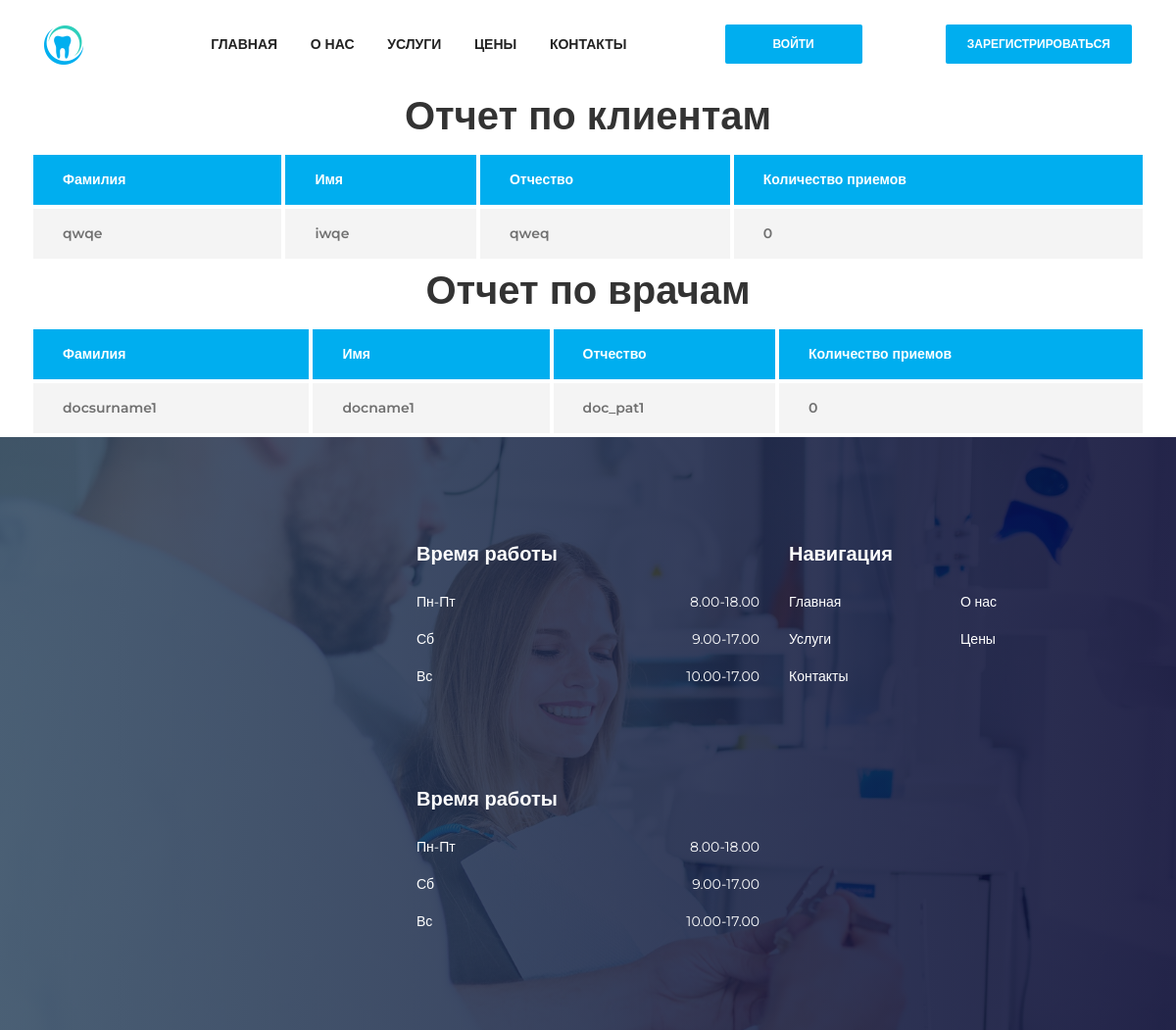
Before: /total_reports/3/ with the older database file.
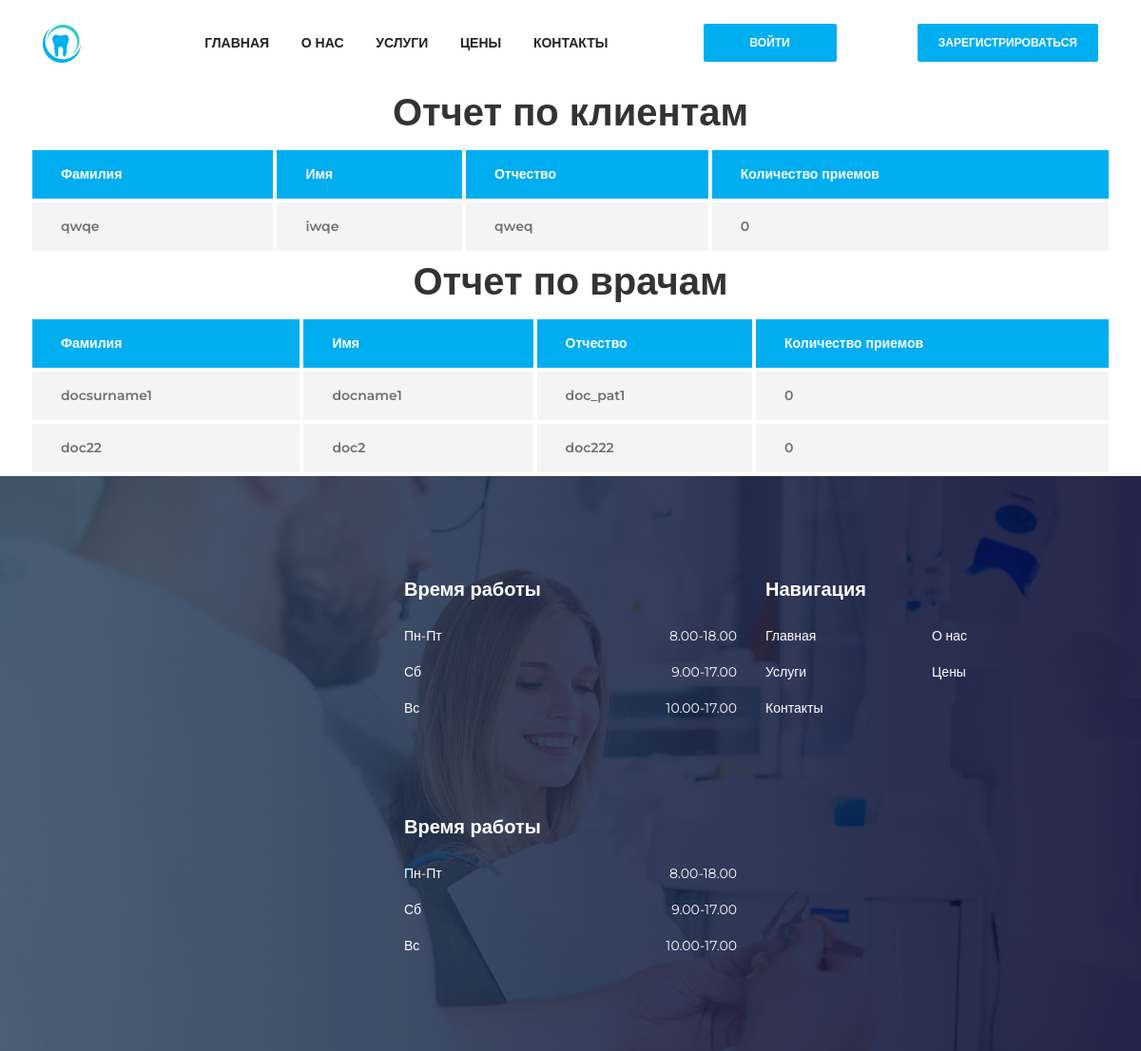
After: the same page with the newer database file.
### website/models.py (models this page shows, shortened)
class Client(models.Model):
    user = models.OneToOneField(User,
                                on_delete=models.CASCADE)
    phone = models.CharField(max_length=32,
                             verbose_name='Номер телефона',
                             unique=True)
    email = models.EmailField(verbose_name='Почта/email',
                              unique=True)
    address = models.TextField(null=True,
                               blank=True,
                               verbose_name='Физический адресс клиента')
    first_name = models.CharField(max_length=128,
                                  verbose_name='Имя')
    last_name = models.CharField(max_length=128,
                                 verbose_name='Фамилия')
    patronymic = models.CharField(max_length=128,
                                  verbose_name='Отчсество',
                                  null=True,
                                  blank=True)
    special_message = models.TextField(null=True,
                                       blank=True,
                                       verbose_name='Специальное сообзение от администрации')

class DoctorCard(models.Model):
    user = models.OneToOneField(User,
                                on_delete=models.CASCADE)
    phone = models.CharField(max_length=32,
                             verbose_name='Номер телефона',
                             null=True,
                             blank=True)
    email = models.EmailField(verbose_name='Почта/email',
                              null=True,
                              blank=False)
    first_name = models.CharField(max_length=128,
                                  verbose_name='Имя')
    last_name = models.CharField(max_length=128,
                                 verbose_name='Фамилия')
    patronymic = models.CharField(max_length=128,
                                  verbose_name='Отчсество',
                                  null=True,
                                  blank=True)
    image = models.ImageField(upload_to='website/',
                              blank=True,
                              null=True,
                              verbose_name='Изображение')
    description = models.TextField(verbose_name='Описание')
    specialization = models.CharField(verbose_name='специалтзация',
                                      max_length=64)
    class Meta:
        verbose_name = 'Карточка врача'
        verbose_name_plural = 'Карточки врачей'

### website/views.py (the view)
# urls.py: path('total_reports/<int:admin_id>/', views.administrator_reports, name='admin_reports_page'),
def administrator_reports(request, admin_id):
    clients = Client.objects.all().prefetch_related('user')
    doctors = DoctorCard.objects.all().prefetch_related('user')
    appointments = Appointment.objects.all()
    return render(request, 'reports/admin_reports.html', {'clients': clients,
                                                          'doctors': doctors,
                                                          'appointments': appointments})

### website/templates/reports/admin_reports.html (shortened to what this page needs)
{% extends 'base.html' %}
{% load static %}
{% block content %}
<div class="container">
  <div class="row">
    <div class="col-12">
      <div class="text-center">
        <h1>Отчет по клиентам</h1>
      </div>
    </div>
    <div class="dento-price-table table-responsive">
      <table class="table table-borderless mb-0">
        <thead>
        <th scope="col">Фамилия</th>
        <th scope="col">Имя</th>
        <th scope="col">Отчество</th>
        <th scope="col">Количество приемов</th>
        </thead>
        {% for client in clients %}
        <tbody id="table_{{client.id}}">
        <th scope="col">{{client.last_name}}</th>
        <th scope="col">{{client.first_name}}</th>
        <th scope="col">{{client.patronymic}}</th>
        <th scope="col">{{client.appointment_set.count}}</th>
        </tbody>
        {% endfor %}
      </table>
    </div>
    <div class="col-12">
      <div class="text-center">
        <h1>Отчет по врачам</h1>
      </div>
    </div>
    <div class="dento-price-table table-responsive">
      <table class="table table-borderless mb-0">
        <thead>
          <th scope="col">Фамилия</th>
          <th scope="col">Имя</th>
          <th scope="col">Отчество</th>
          <th scope="col">Количество приемов</th>
        </thead>
        {% for doctor in doctors %}
          <tbody id="table_{{doctor.id}}">
            <th scope="col">{{doctor.last_name}}</th>
            <th scope="col">{{doctor.first_name}}</th>
            <th scope="col">{{doctor.patronymic}}</th>
            <th scope="col">{{doctor.appointment_set.count}}</th>
          </tbody>
        {% endfor %}
      </table>
    </div>
  </div>
</div>
{% endblock %}

Changed rows visible on the page:
added DoctorCard: last_name "doc22", first_name "doc2", patronymic "doc222", appointment_set.count "0"
